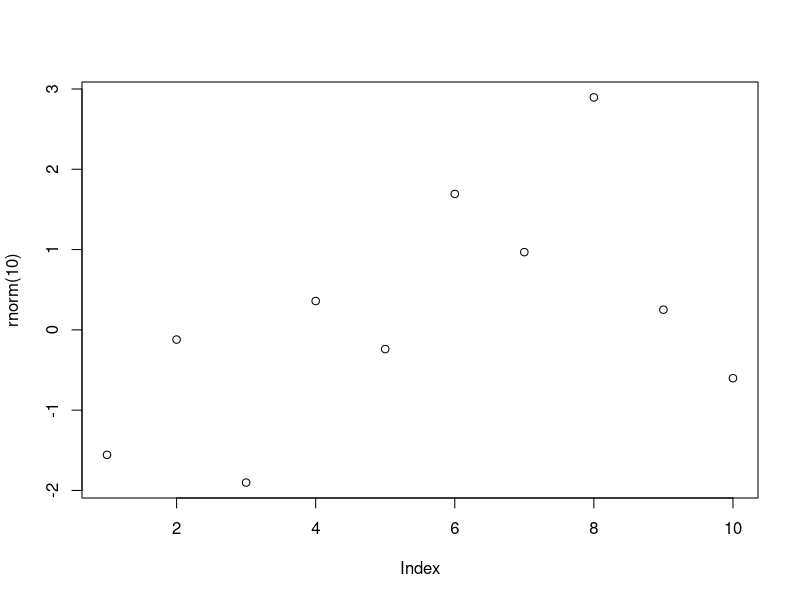

Generate this figure with R:
## ---- chunk 1
knitr::opts_chunk$set(tidy = F)

knitr::knit_hooks$set(source = function(x, options){
  if (!is.null(options$verbatim) && options$verbatim){
    opts = gsub(",\\s*verbatim\\s*=\\s*TRUE\\s*", "", options$params.src)
    bef = sprintf('\n\n    ```{r %s}\n', opts, "\n")
    stringr::str_c(
      bef, 
      knitr:::indent_block(paste(x, collapse = '\n'), "    "), 
      "\n    ```\n"
    )
  } else {
    stringr::str_c("\n\n```", tolower(options$engine), "\n", 
      paste(x, collapse = '\n'), "\n```\n\n"
    )
  }
})
## ---- chunk 2
rnorm(10)
## ---- chunk 3
plot(rnorm(10))
## ---- chunk 4
knitr::include_app('http://shiny.rstudio.com/gallery/example-01-hello.html')
## ---- chunk 5
knitr::include_app('https://shiny.rstudio.com/gallery/tabsets.html')
